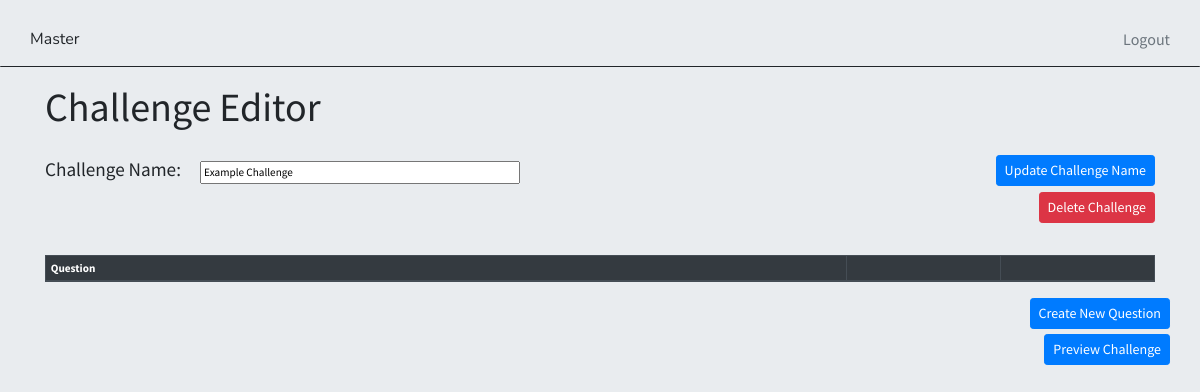
The app's page /challenge/6 (signed in), older data.
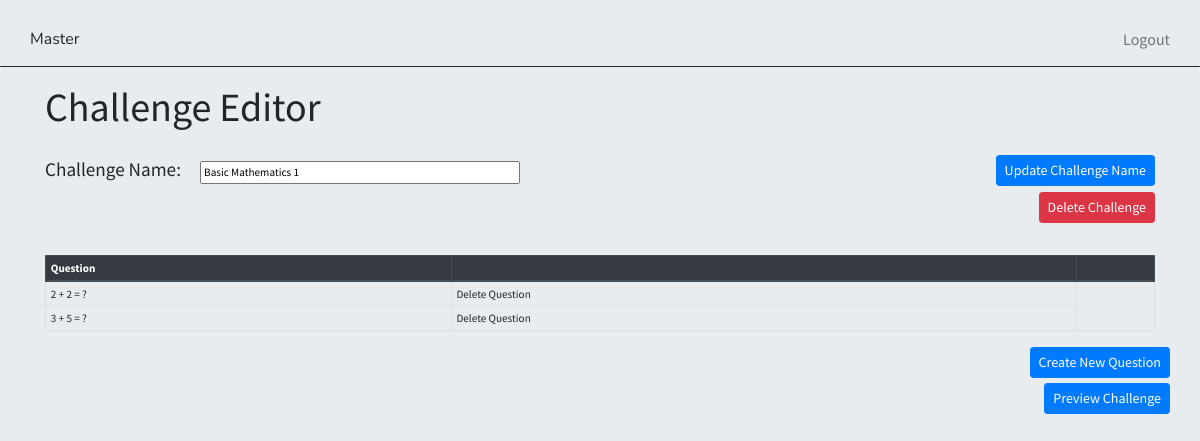
The same page, newer data.
### app/models.py (models this page shows, shortened)
class Challenge(models.Model):
    name = models.CharField(max_length=255)
    password = models.CharField(max_length=255)

class Question(models.Model):
    parent_challenge = models.ForeignKey(Challenge, on_delete=models.CASCADE)
    text = models.TextField()

### app/views.py (the view, shortened to what this page needs)
# urls.py: path('challenge/<int:challenge_id>', views.edit_challenge, name="edit_challenge"),
@login_required
def edit_challenge(request, challenge_id):
    referenced_challenge_exists = len(Challenge.objects.filter(id=challenge_id)) > 0
    challenge_obj = Challenge.objects.get(id=challenge_id) if referenced_challenge_exists else Challenge(id=challenge_id)
    challenge_question_set = Question.objects.filter(parent_challenge=challenge_obj)
    form_initial_values = {"name": challenge_obj.name } if referenced_challenge_exists else {}
    challenge_form = app.forms.ChallengeForm(instance=challenge_obj, initial=form_initial_values)
    challenge_form.fields['name'].label = "Challenge Name"
    context = {
        'challenge_name_form': challenge_form,
        'challenge_button_action_label': 'Update Challenge Name' if referenced_challenge_exists else 'Create New Challenge',
        "questions":  challenge_question_set,
        "referenced_challenge_exists": referenced_challenge_exists
    }
    return render(request, 'app/edit_challenge.html', context)

### app/forms.py
class ChallengeForm(ModelForm):
    class Meta:
        model = qm.Challenge
        fields = ['name']

### app/templates/app/edit_challenge.html (shortened to what this page needs)
<html>
  <head>
    <link rel="stylesheet" href="https://stackpath.bootstrapcdn.com/bootstrap/4.5.0/css/bootstrap.min.css">
  </head>
  <body>
      <div id='site-wrapper'>
        <div id="site-header" class="">
          <div class="container">
            <div class="row">
              <a class="master-symbol" href="{% url 'index' %}">Master</a>
              <a id="logout-button" class="align-self-end float-right text-right justify-content-end ml-auto" href="{% url 'logout' %}">Logout</a>
            </div>
          </div>
        </div>
      <div id=""  class="container page-content">
          <h1 class="header-margin">Challenge Editor</h1>
          <br>
        <form method="POST">
          <div class="row">
            <div class="col">{{challenge_name_form}}</div>
            <div class="col-auto"><button type="submit" name="update-challenge-name" value="True" class="btn btn-primary btn-sm">{{challenge_button_action_label}}</button></div>
          </div>
          {% if referenced_challenge_exists %}
          <div>
            <div class="text-right"><button type="submit" name="delete-challenge" value="True" class="btn btn-danger btn-sm">Delete Challenge</button></div>
          </div>
          {% endif %}
        </form>
          {% if referenced_challenge_exists %}
          <table class="question-table table table-bordered common-text table-sm">
            <thead class="thead-dark site-table-header">
            <tr>
              <th scope="col" >Question</th>
              <th scope="col"></th>
              <th scope="col"></th>
            </tr>
            </thead>
            {% for question in questions  %}
            <tr>
              <td>{{question.text}}</td>
              <td><a href="{% url 'delete_question' question_id=question.id %}">Delete Question</a></td>
            </tr>
            {% endfor %}
          </table>
          <div class="row d-flex flex-row-reverse" >
            <button class="btn btn-primary btn-sm"><a href="{% url 'edit_question' challenge_id=challenge_name_form.instance.id %}">Create New Question</a></button>
          </div>
          <div class="row d-flex flex-row-reverse" style="margin-top:0.3rem;">
            <button class="btn btn-primary btn-sm"><a href="{% url 'preview_challenge' challenge_id=challenge_name_form.instance.id %}">Preview Challenge</a></button>
          </div>
          {% endif %}
      </div>
    </div>
  </body>
</html>

### app/templates/app/edit_challenge.html (style rules this page uses)
.master-symbol { font-family: 'Nunito'; }
body { background-color: #e9ecef; font-family: 'Source Sans Pro', sans-serif; font-size: 0.7rem; height: 100%; width: 100%; }
#site-header { font-size: 1rem; padding-top: 1.7rem; padding-bottom: 0.9rem; border-bottom: 1px solid; border-radius: 1px; }
.common-text { font-family: 'Source Sans Pro', sans-serif; font-size: 0.7rem; }
.site-table-header { border-top: 1px solid; border-radius: 1px; }
label { font-size: 1.2rem; margin-right: 1.2rem; }
.header-margin { margin-top: 1rem; }
#id_name { width: 20rem; }
.question-table { margin-top: 2rem; }
a { color: inherit; text-decoration: none; background-color: transparent; }
#logout-button { color: #6c757d; }

Row changes from the older to the newer data that the page shows:
changed Challenge: name "Example Challenge" → "Basic Mathematics 1"
added Question: text "2 + 2 = ?"
added Question: text "3 + 5 = ?"
